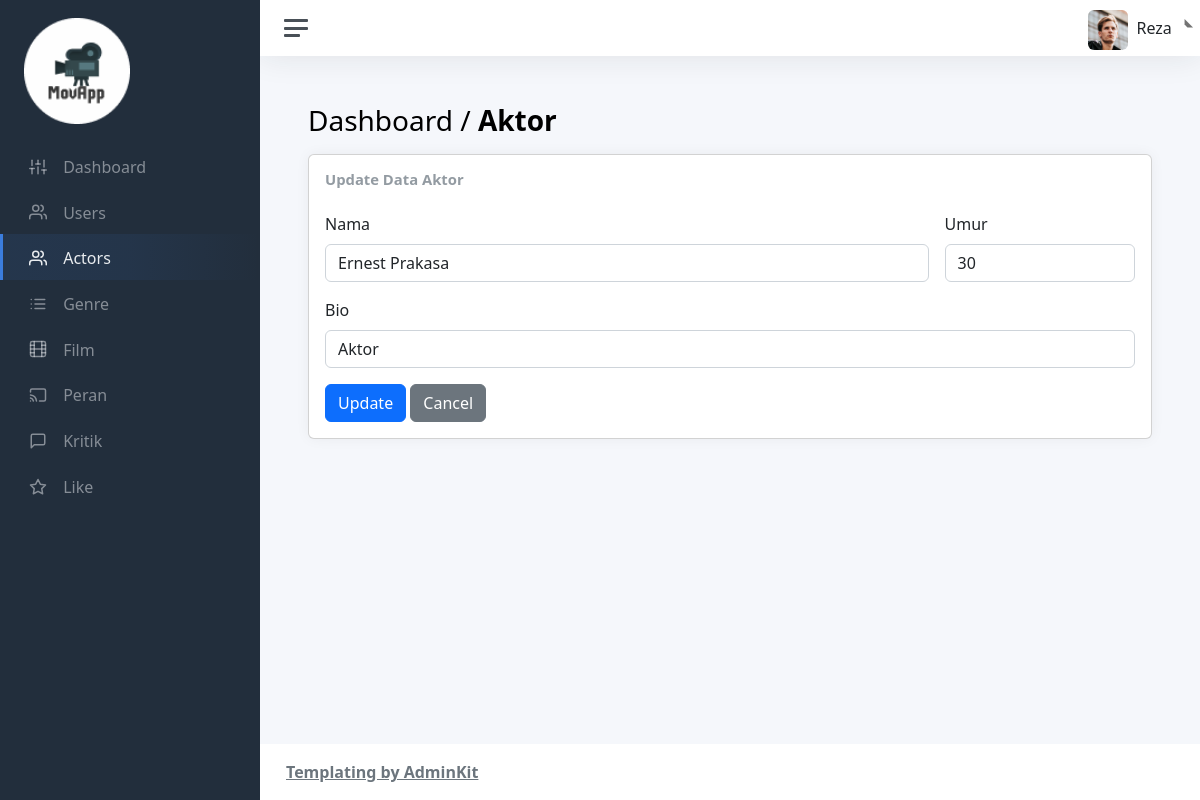
Screenshot of /admin/views/actor/edit-act.php?id=1 (signed in) with the database file from the repository.
### tables this page shows
CREATE TABLE `cast` (
  `id` int(11) NOT NULL,
  `nama` varchar(65) NOT NULL,
  `umur` int(11) NOT NULL,
  `bio` varchar(255) DEFAULT NULL
);

### admin/views/actor/edit-act.php (the view, shortened to what this page needs)
<!DOCTYPE html>
<html lang="en">
    <head>
        <?php include "../layouts/assetsLink.php"; ?>
    </head>
    <body>
        <div class="wrapper">
            <nav id="sidebar" class="sidebar js-sidebar">
                <div class="sidebar-content js-simplebar">
                    <a class="sidebar-brand" href="../../index.php">
                        <img src="../../../assets/img/icons/logo-1.png" alt="logo" width="50%"
                            style="text-align: center;">
                    </a>
                    <ul class="sidebar-nav">
                        <li class="sidebar-item">
                            <a class="sidebar-link" href="../../index.php">
                                <i class="align-middle" data-feather="sliders"></i>
                                <span class="align-middle">Dashboard</span>
                            </a>
                        </li>
                        <li class="sidebar-item">
                            <a class="sidebar-link" href="../user/user.php">
                                <i class="align-middle" data-feather="users"></i>
                                <span class="align-middle">Users</span>
                            </a>
                        </li>
                        <li class="sidebar-item active">
                            <a class="sidebar-link" href="actor.php">
                                <i class="align-middle" data-feather="users"></i>
                                <span class="align-middle">Actors</span>
                            </a>
                        </li>
                        <li class="sidebar-item">
                            <a class="sidebar-link" href="../genre/genre.php">
                                <i class="align-middle" data-feather="list"></i>
                                <span class="align-middle">Genre</span>
                            </a>
                        </li>
                        <li class="sidebar-item">
                            <a class="sidebar-link" href="../film/film.php">
                                <i class="align-middle" data-feather="film"></i>
                                <span class="align-middle">Film</span>
                            </a>
                        </li>
                        <li class="sidebar-item">
                            <a class="sidebar-link" href="../peran/peran.php">
                                <i class="align-middle" data-feather="cast"></i>
                                <span class="align-middle">Peran</span>
                            </a>
                        </li>
                        <li class="sidebar-item">
                            <a class="sidebar-link" href="../kritik/kritik.php">
                                <i class="align-middle" data-feather="message-square"></i>
                                <span class="align-middle">Kritik</span>
                            </a>
                        </li>
                        <li class="sidebar-item">
                            <a class="sidebar-link" href="../like/like.php">
                                <i class="align-middle" data-feather="star"></i>
                                <span class="align-middle">Like</span>
                            </a>
                        </li>
                    </ul>
                </div>
            </nav>
            <div class="main">
                <?php include_once ("../layouts/navbar.php"); ?>
                <main class="content">
                    <div class="container-fluid p-0">
                        <h1 class="h3 mb-3">Dashboard / <strong>Aktor</strong></h1>
                        <div class="col-sm-12">
                            <div class="card">
                                <div class="card-body">
                                    <?php
                                        include "../../../database/db.php";
                                        $id = $_GET['id'];
                                        $query = $conn->query("SELECT * FROM cast WHERE id='$id'");
                                        while ($data = mysqli_fetch_array($query)) {
                                            $id = $data["id"];
                                            $nama = $data["nama"];
                                            $umur = $data["umur"];
                                            $bio = $data["bio"];
                                        }
                                    ?>
                                    <h3 class="card-title mb-4">Update Data Aktor</h3>
                                    <form class="row g-3 needs-validation" novalidate
                                        action="../../../controllers/actor/update-act.php?id=<?php echo $id; ?>"
                                        method="post"
                                        enctype="multipart/form-data">
                                        <div class="col md-12">
                                            <label for="validationCustomName" class="form-label">Nama</label>
                                            <div class="input-group has-validation">
                                                <input type="text" name="nama" class="form-control"
                                                    id="validationCustomName" value="<?php echo $nama; ?>"
                                                    aria-describedby="inputGroupPrepend" required>
                                            </div>
                                        </div>
                                        <div class="col-3">
                                            <label for="validationCustomPrice" class="form-label">Umur</label>
                                            <div class="input-group has-validation">
                                                <input type="text" name="umur" class="form-control"
                                                    id="validationCustomPrice" value="<?php echo $umur; ?>"
                                                    aria-describedby="inputGroupPrepend" required>
                                            </div>
                                        </div>
                                        <div class="col-12">
                                            <label for="validationCustomPrice" class="form-label">Bio</label>
                                            <div class="input-group has-validation">
                                                <input type="text" name="bio" class="form-control"
                                                    id="validationCustomPrice" value="<?php echo $bio; ?>"
                                                    aria-describedby="inputGroupPrepend" required>
                                            </div>
                                        </div>
                                        <div class="col-12">
                                            <button class="btn btn-primary" type="submit">Update</button>
                                            <a class="btn btn-secondary"
                                                href="actor.php" role="button">
                                                Cancel
                                            </a>
                                        </div>
                                    </form>
                                </div>
                            </div>
                        </div>
                    </div>
                </main>
                <?php include_once ("../layouts/footer.php"); ?>
            </div>
        </div>
    </body>
</html>

### rows the page displays
cast: nama "Ernest Prakasa", umur "30", bio "Aktor"

### other values shown
$nameuser "Reza"
